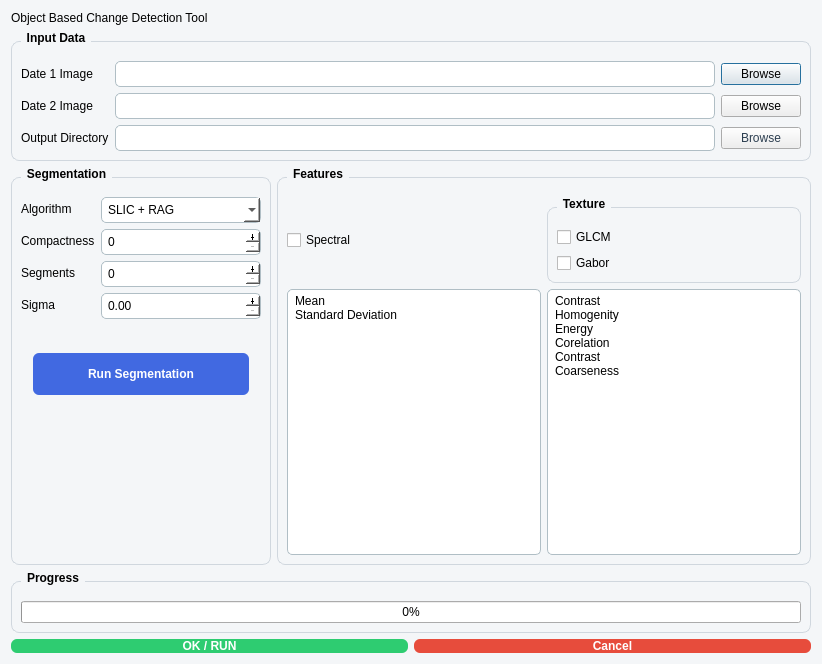
<?xml version="1.0" encoding="UTF-8"?>
<ui version="4.0">
 <class>ChangeDetectorDialogBase</class>
 <widget class="QDialog" name="ChangeDetectorDialogBase">
  <property name="geometry">
   <rect>
    <x>0</x>
    <y>0</y>
    <width>822</width>
    <height>664</height>
   </rect>
  </property>
  <property name="windowTitle">
   <string>Object Based Change Detection Tool</string>
  </property>
  <property name="styleSheet">
   <string notr="true">QDialog {
    background-color: #f4f6f8;
}

QGroupBox {
    font-weight: bold;
    border: 1px solid #d0d7de;
    border-radius: 8px;
    margin-top: 10px;
    padding-top: 10px;
}

QGroupBox::title {
    subcontrol-origin: margin;
    left: 10px;
    padding: 0 4px;
}

QLineEdit, QComboBox, QListWidget, QSpinBox, QDoubleSpinBox {
    border: 1px solid #b0bec5;
    border-radius: 5px;
    padding: 4px;
    background: white;
}</string>
  </property>
  <layout class="QVBoxLayout" name="mainLayout">
   <item>
    <widget class="QLabel" name="titleLabel">
     <property name="text">
      <string>Object Based Change Detection Tool</string>
     </property>
    </widget>
   </item>
   <item>
    <widget class="QGroupBox" name="inputGroup">
     <property name="title">
      <string>Input Data</string>
     </property>
     <layout class="QGridLayout" name="inputGrid">
      <item row="0" column="0">
       <widget class="QLabel" name="labelDate1">
        <property name="text">
         <string>Date 1 Image</string>
        </property>
       </widget>
      </item>
      <item row="0" column="1">
       <widget class="QLineEdit" name="date1LineEdit"/>
      </item>
      <item row="0" column="2">
       <widget class="QPushButton" name="browseDate1Button">
        <property name="text">
         <string>Browse</string>
        </property>
       </widget>
      </item>
      <item row="1" column="0">
       <widget class="QLabel" name="labelDate2">
        <property name="text">
         <string>Date 2 Image</string>
        </property>
       </widget>
      </item>
      <item row="1" column="1">
       <widget class="QLineEdit" name="date2LineEdit"/>
      </item>
      <item row="1" column="2">
       <widget class="QPushButton" name="browseDate2Button">
        <property name="text">
         <string>Browse</string>
        </property>
       </widget>
      </item>
      <item row="2" column="0">
       <widget class="QLabel" name="labelOutput">
        <property name="text">
         <string>Output Directory</string>
        </property>
       </widget>
      </item>
      <item row="2" column="1">
       <widget class="QLineEdit" name="outputDirLineEdit"/>
      </item>
      <item row="2" column="2">
       <widget class="QPushButton" name="browseOutputButton">
        <property name="styleSheet">
         <string notr="true">color: #2c3e50;</string>
        </property>
        <property name="text">
         <string>Browse</string>
        </property>
       </widget>
      </item>
     </layout>
    </widget>
   </item>
   <item>
    <layout class="QHBoxLayout" name="middleLayout">
     <item>
      <widget class="QGroupBox" name="segmentationGroup">
       <property name="minimumSize">
        <size>
         <width>260</width>
         <height>0</height>
        </size>
       </property>
       <property name="autoFillBackground">
        <bool>false</bool>
       </property>
       <property name="styleSheet">
        <string notr="true">QPushButton {
    background-color: #4CAF50;
    color: white;
    border: none;
    border-radius: 6px;
    padding: 8px 16px;
    margin: 8px 12px;
    font-size: 12px;
    font-weight: bold;
    min-height: 25px;
}

QPushButton:hover {
    background-color: #45a049;
}

QPushButton:pressed {
    background-color: #3d8b40;
}</string>
       </property>
       <property name="title">
        <string>Segmentation</string>
       </property>
       <layout class="QFormLayout" name="segLayout">
        <item row="0" column="0">
         <widget class="QLabel" name="labelAlgorithm">
          <property name="text">
           <string>Algorithm</string>
          </property>
         </widget>
        </item>
        <item row="0" column="1">
         <widget class="QComboBox" name="comboBox_segmentation">
          <property name="editable">
           <bool>true</bool>
          </property>
          <item>
           <property name="text">
            <string>SLIC + RAG</string>
           </property>
          </item>
          <item>
           <property name="text">
            <string>Watershed</string>
           </property>
          </item>
         </widget>
        </item>
        <item row="1" column="0">
         <widget class="QLabel" name="compactnessLabel">
          <property name="text">
           <string>Compactness</string>
          </property>
         </widget>
        </item>
        <item row="1" column="1">
         <widget class="QSpinBox" name="compactnessSpinBox">
          <property name="buttonSymbols">
           <enum>QAbstractSpinBox::PlusMinus</enum>
          </property>
          <property name="maximum">
           <number>1000</number>
          </property>
         </widget>
        </item>
        <item row="2" column="0">
         <widget class="QLabel" name="segmentsLabel">
          <property name="text">
           <string>Segments</string>
          </property>
         </widget>
        </item>
        <item row="2" column="1">
         <widget class="QSpinBox" name="segmentsSpinBox">
          <property name="buttonSymbols">
           <enum>QAbstractSpinBox::PlusMinus</enum>
          </property>
          <property name="maximum">
           <number>1000</number>
          </property>
         </widget>
        </item>
        <item row="3" column="0">
         <widget class="QLabel" name="sigmaLabel">
          <property name="text">
           <string>Sigma</string>
          </property>
         </widget>
        </item>
        <item row="3" column="1">
         <widget class="QDoubleSpinBox" name="sigmaSpinBox">
          <property name="buttonSymbols">
           <enum>QAbstractSpinBox::PlusMinus</enum>
          </property>
         </widget>
        </item>
        <item row="4" column="0" colspan="2">
         <widget class="QPushButton" name="runSegmentationButton">
          <property name="acceptDrops">
           <bool>false</bool>
          </property>
          <property name="autoFillBackground">
           <bool>false</bool>
          </property>
          <property name="styleSheet">
           <string notr="true">QPushButton {
    background-color:#4169E1;
    color: white;
    border: none;
    border-radius: 6px;
    padding: 5px 18px;
    margin: 28px 12px;
    font-size: 12px;
    font-weight: bolder;
    min-height: 32px;
}

QPushButton:hover {
    background-color: #1E90FF;
}

QPushButton:pressed {
    background-color: #00BFFF;
}</string>
          </property>
          <property name="text">
           <string>Run Segmentation</string>
          </property>
         </widget>
        </item>
       </layout>
      </widget>
     </item>
     <item>
      <widget class="QGroupBox" name="featuresGroup">
       <property name="title">
        <string>Features</string>
       </property>
       <layout class="QGridLayout" name="featuresGrid">
        <item row="2" column="1">
         <widget class="QListWidget" name="textureList">
          <property name="minimumSize">
           <size>
            <width>250</width>
            <height>220</height>
           </size>
          </property>
          <property name="styleSheet">
           <string notr="true"/>
          </property>
          <item>
           <property name="text">
            <string>Contrast</string>
           </property>
          </item>
          <item>
           <property name="text">
            <string>Homogenity</string>
           </property>
          </item>
          <item>
           <property name="text">
            <string>Energy</string>
           </property>
          </item>
          <item>
           <property name="text">
            <string>Corelation</string>
           </property>
          </item>
          <item>
           <property name="text">
            <string>Contrast</string>
           </property>
          </item>
          <item>
           <property name="text">
            <string>Coarseness</string>
           </property>
          </item>
         </widget>
        </item>
        <item row="0" column="1">
         <widget class="QGroupBox" name="textureGroup">
          <property name="title">
           <string>Texture</string>
          </property>
          <layout class="QVBoxLayout" name="textureLayout">
           <item>
            <widget class="QCheckBox" name="checkGLCM">
             <property name="text">
              <string>GLCM</string>
             </property>
            </widget>
           </item>
           <item>
            <widget class="QCheckBox" name="checkGabor">
             <property name="text">
              <string>Gabor</string>
             </property>
            </widget>
           </item>
          </layout>
         </widget>
        </item>
        <item row="2" column="0">
         <widget class="QListWidget" name="spectralList">
          <property name="minimumSize">
           <size>
            <width>250</width>
            <height>220</height>
           </size>
          </property>
          <item>
           <property name="text">
            <string>Mean </string>
           </property>
          </item>
          <item>
           <property name="text">
            <string>Standard Deviation</string>
           </property>
          </item>
         </widget>
        </item>
        <item row="0" column="0">
         <widget class="QCheckBox" name="checkSpectral">
          <property name="text">
           <string>Spectral</string>
          </property>
         </widget>
        </item>
       </layout>
      </widget>
     </item>
    </layout>
   </item>
   <item>
    <widget class="QGroupBox" name="progressGroup">
     <property name="title">
      <string>Progress</string>
     </property>
     <layout class="QVBoxLayout" name="progressLayout">
      <item>
       <widget class="QProgressBar" name="progressBar">
        <property name="styleSheet">
         <string notr="true"/>
        </property>
        <property name="value">
         <number>0</number>
        </property>
       </widget>
      </item>
     </layout>
    </widget>
   </item>
   <item>
    <layout class="QHBoxLayout" name="buttonLayout">
     <item>
      <widget class="QPushButton" name="okButton">
       <property name="styleSheet">
        <string notr="true">background-color: #2ecc71;
color: white;
font-weight: bold;
border-radius: 6px;</string>
       </property>
       <property name="text">
        <string>OK / RUN</string>
       </property>
      </widget>
     </item>
     <item>
      <widget class="QPushButton" name="cancelButton">
       <property name="styleSheet">
        <string notr="true">background-color: #e74c3c;
color: white;
font-weight: bold;
border-radius: 6px;</string>
       </property>
       <property name="text">
        <string>Cancel</string>
       </property>
      </widget>
     </item>
    </layout>
   </item>
  </layout>
 </widget>
 <resources/>
 <connections/>
</ui>
